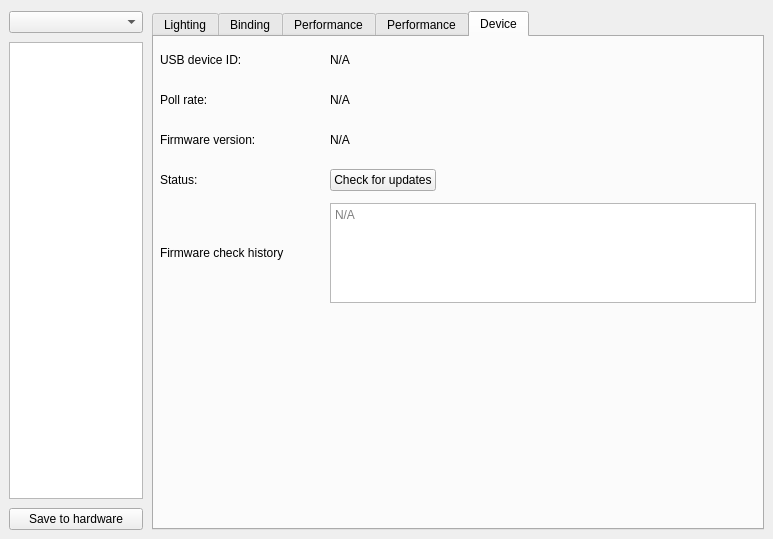
<?xml version="1.0" encoding="UTF-8"?>
<ui version="4.0">
 <class>KbWidget</class>
 <widget class="QWidget" name="KbWidget">
  <property name="geometry">
   <rect>
    <x>0</x>
    <y>0</y>
    <width>773</width>
    <height>539</height>
   </rect>
  </property>
  <property name="windowTitle">
   <string>Form</string>
  </property>
  <layout class="QGridLayout" name="gridLayout">
   <property name="leftMargin">
    <number>9</number>
   </property>
   <property name="rightMargin">
    <number>9</number>
   </property>
   <property name="bottomMargin">
    <number>9</number>
   </property>
   <property name="spacing">
    <number>9</number>
   </property>
   <item row="0" column="0">
    <widget class="QComboBox" name="profileBox">
     <property name="sizePolicy">
      <sizepolicy hsizetype="Preferred" vsizetype="Fixed">
       <horstretch>18</horstretch>
       <verstretch>0</verstretch>
      </sizepolicy>
     </property>
     <property name="iconSize">
      <size>
       <width>24</width>
       <height>24</height>
      </size>
     </property>
    </widget>
   </item>
   <item row="0" column="1" rowspan="3">
    <widget class="QTabWidget" name="tabWidget">
     <property name="sizePolicy">
      <sizepolicy hsizetype="Expanding" vsizetype="Expanding">
       <horstretch>82</horstretch>
       <verstretch>0</verstretch>
      </sizepolicy>
     </property>
     <property name="currentIndex">
      <number>4</number>
     </property>
     <widget class="QWidget" name="lightTab">
      <attribute name="title">
       <string>Lighting</string>
      </attribute>
      <layout class="QGridLayout" name="gridLayout_2" rowstretch="0,0">
       <property name="leftMargin">
        <number>6</number>
       </property>
       <property name="topMargin">
        <number>6</number>
       </property>
       <property name="rightMargin">
        <number>6</number>
       </property>
       <property name="bottomMargin">
        <number>6</number>
       </property>
       <property name="horizontalSpacing">
        <number>0</number>
       </property>
       <property name="verticalSpacing">
        <number>6</number>
       </property>
       <item row="0" column="0">
        <widget class="KbLightWidget" name="lightWidget" native="true">
         <property name="sizePolicy">
          <sizepolicy hsizetype="Preferred" vsizetype="Expanding">
           <horstretch>0</horstretch>
           <verstretch>0</verstretch>
          </sizepolicy>
         </property>
        </widget>
       </item>
       <item row="1" column="0">
        <widget class="QLabel" name="label_3">
         <property name="sizePolicy">
          <sizepolicy hsizetype="Preferred" vsizetype="Minimum">
           <horstretch>0</horstretch>
           <verstretch>0</verstretch>
          </sizepolicy>
         </property>
         <property name="text">
          <string>Tip: Drag+drop items to reorder. Right-click for menu.</string>
         </property>
        </widget>
       </item>
      </layout>
     </widget>
     <widget class="QWidget" name="bindTab">
      <attribute name="title">
       <string>Binding</string>
      </attribute>
      <layout class="QGridLayout" name="gridLayout_5">
       <property name="leftMargin">
        <number>6</number>
       </property>
       <property name="topMargin">
        <number>6</number>
       </property>
       <property name="rightMargin">
        <number>6</number>
       </property>
       <property name="bottomMargin">
        <number>6</number>
       </property>
       <property name="spacing">
        <number>0</number>
       </property>
       <item row="0" column="0">
        <widget class="KbBindWidget" name="bindWidget" native="true">
         <property name="sizePolicy">
          <sizepolicy hsizetype="Preferred" vsizetype="Expanding">
           <horstretch>0</horstretch>
           <verstretch>0</verstretch>
          </sizepolicy>
         </property>
        </widget>
       </item>
      </layout>
     </widget>
     <widget class="QWidget" name="kPerfTab">
      <attribute name="title">
       <string>Performance</string>
      </attribute>
      <layout class="QGridLayout" name="gridLayout_4">
       <property name="leftMargin">
        <number>6</number>
       </property>
       <property name="topMargin">
        <number>6</number>
       </property>
       <property name="rightMargin">
        <number>6</number>
       </property>
       <property name="bottomMargin">
        <number>6</number>
       </property>
       <item row="0" column="0">
        <widget class="KPerfWidget" name="kPerfWidget" native="true"/>
       </item>
      </layout>
     </widget>
     <widget class="QWidget" name="mPerfTab">
      <attribute name="title">
       <string>Performance</string>
      </attribute>
      <layout class="QGridLayout" name="gridLayout_7">
       <property name="leftMargin">
        <number>6</number>
       </property>
       <property name="topMargin">
        <number>6</number>
       </property>
       <property name="rightMargin">
        <number>6</number>
       </property>
       <property name="bottomMargin">
        <number>6</number>
       </property>
       <item row="0" column="0">
        <widget class="MPerfWidget" name="mPerfWidget" native="true"/>
       </item>
      </layout>
     </widget>
     <widget class="QWidget" name="devTab">
      <attribute name="title">
       <string>Device</string>
      </attribute>
      <layout class="QGridLayout" name="gridLayout_3">
       <property name="leftMargin">
        <number>6</number>
       </property>
       <property name="topMargin">
        <number>6</number>
       </property>
       <property name="rightMargin">
        <number>6</number>
       </property>
       <property name="bottomMargin">
        <number>6</number>
       </property>
       <item row="1" column="2">
        <widget class="QLabel" name="pollLabel">
         <property name="text">
          <string>N/A</string>
         </property>
        </widget>
       </item>
       <item row="5" column="0">
        <widget class="QLabel" name="label">
         <property name="minimumSize">
          <size>
           <width>0</width>
           <height>34</height>
          </size>
         </property>
         <property name="text">
          <string>Firmware check history</string>
         </property>
        </widget>
       </item>
       <item row="2" column="2">
        <widget class="QLabel" name="fwLabel">
         <property name="cursor">
          <cursorShape>IBeamCursor</cursorShape>
         </property>
         <property name="text">
          <string>N/A</string>
         </property>
         <property name="textInteractionFlags">
          <set>Qt::LinksAccessibleByMouse|Qt::TextSelectableByMouse</set>
         </property>
        </widget>
       </item>
       <item row="0" column="0">
        <widget class="QLabel" name="label_4">
         <property name="minimumSize">
          <size>
           <width>0</width>
           <height>34</height>
          </size>
         </property>
         <property name="text">
          <string>USB device ID:</string>
         </property>
        </widget>
       </item>
       <item row="2" column="1">
        <spacer name="horizontalSpacer_2">
         <property name="orientation">
          <enum>Qt::Horizontal</enum>
         </property>
         <property name="sizeType">
          <enum>QSizePolicy::Fixed</enum>
         </property>
         <property name="sizeHint" stdset="0">
          <size>
           <width>40</width>
           <height>1</height>
          </size>
         </property>
        </spacer>
       </item>
       <item row="1" column="0">
        <widget class="QLabel" name="pollLabel2">
         <property name="minimumSize">
          <size>
           <width>0</width>
           <height>34</height>
          </size>
         </property>
         <property name="text">
          <string>Poll rate:</string>
         </property>
        </widget>
       </item>
       <item row="4" column="2">
        <layout class="QHBoxLayout" name="fwUpdLayout">
         <item>
          <widget class="QPushButton" name="fwUpdButton">
           <property name="text">
            <string>Check for updates</string>
           </property>
          </widget>
         </item>
         <item>
          <spacer name="horizontalSpacer_3">
           <property name="orientation">
            <enum>Qt::Horizontal</enum>
           </property>
           <property name="sizeHint" stdset="0">
            <size>
             <width>40</width>
             <height>20</height>
            </size>
           </property>
          </spacer>
         </item>
        </layout>
       </item>
       <item row="5" column="2">
        <widget class="QTextEdit" name="firmwareSpecial">
         <property name="enabled">
          <bool>true</bool>
         </property>
         <property name="maximumSize">
          <size>
           <width>16777215</width>
           <height>100</height>
          </size>
         </property>
         <property name="readOnly">
          <bool>true</bool>
         </property>
         <property name="html">
          <string>&lt;!DOCTYPE HTML PUBLIC &quot;-//W3C//DTD HTML 4.0//EN&quot; &quot;http://www.w3.org/TR/REC-html40/strict.dtd&quot;&gt;
&lt;html&gt;&lt;head&gt;&lt;meta name=&quot;qrichtext&quot; content=&quot;1&quot; /&gt;&lt;style type=&quot;text/css&quot;&gt;
p, li { white-space: pre-wrap; }
&lt;/style&gt;&lt;/head&gt;&lt;body style=&quot; font-family:'Sans Serif'; font-size:9pt; font-weight:400; font-style:normal;&quot;&gt;
&lt;p style=&quot;-qt-paragraph-type:empty; margin-top:0px; margin-bottom:0px; margin-left:0px; margin-right:0px; -qt-block-indent:0; text-indent:0px;&quot;&gt;&lt;br /&gt;&lt;/p&gt;&lt;/body&gt;&lt;/html&gt;</string>
         </property>
         <property name="placeholderText">
          <string>N/A</string>
         </property>
        </widget>
       </item>
       <item row="7" column="2">
        <spacer name="verticalSpacer">
         <property name="orientation">
          <enum>Qt::Vertical</enum>
         </property>
         <property name="sizeHint" stdset="0">
          <size>
           <width>20</width>
           <height>40</height>
          </size>
         </property>
        </spacer>
       </item>
       <item row="4" column="0">
        <widget class="QLabel" name="fwUpdLabel">
         <property name="minimumSize">
          <size>
           <width>0</width>
           <height>34</height>
          </size>
         </property>
         <property name="text">
          <string>Status:</string>
         </property>
        </widget>
       </item>
       <item row="0" column="2">
        <widget class="QLabel" name="serialLabel">
         <property name="cursor">
          <cursorShape>IBeamCursor</cursorShape>
         </property>
         <property name="text">
          <string>N/A</string>
         </property>
         <property name="textInteractionFlags">
          <set>Qt::LinksAccessibleByMouse|Qt::TextSelectableByMouse</set>
         </property>
        </widget>
       </item>
       <item row="2" column="0">
        <widget class="QLabel" name="label_9">
         <property name="minimumSize">
          <size>
           <width>0</width>
           <height>34</height>
          </size>
         </property>
         <property name="text">
          <string>Firmware version:</string>
         </property>
        </widget>
       </item>
      </layout>
     </widget>
    </widget>
   </item>
   <item row="1" column="0">
    <widget class="RListWidget" name="modesList">
     <property name="sizePolicy">
      <sizepolicy hsizetype="Expanding" vsizetype="Expanding">
       <horstretch>18</horstretch>
       <verstretch>0</verstretch>
      </sizepolicy>
     </property>
     <property name="contextMenuPolicy">
      <enum>Qt::CustomContextMenu</enum>
     </property>
     <property name="frameShadow">
      <enum>QFrame::Plain</enum>
     </property>
     <property name="dragDropMode">
      <enum>QAbstractItemView::InternalMove</enum>
     </property>
     <property name="iconSize">
      <size>
       <width>24</width>
       <height>24</height>
      </size>
     </property>
     <property name="movement">
      <enum>QListView::Snap</enum>
     </property>
    </widget>
   </item>
   <item row="2" column="0">
    <widget class="QPushButton" name="hwSaveButton">
     <property name="sizePolicy">
      <sizepolicy hsizetype="Minimum" vsizetype="Fixed">
       <horstretch>18</horstretch>
       <verstretch>0</verstretch>
      </sizepolicy>
     </property>
     <property name="text">
      <string>Save to hardware</string>
     </property>
    </widget>
   </item>
  </layout>
 </widget>
 <customwidgets>
  <customwidget>
   <class>RListWidget</class>
   <extends>QListWidget</extends>
   <header>rlistwidget.h</header>
  </customwidget>
  <customwidget>
   <class>KbLightWidget</class>
   <extends>QWidget</extends>
   <header location="global">kblightwidget.h</header>
   <container>1</container>
  </customwidget>
  <customwidget>
   <class>KbBindWidget</class>
   <extends>QWidget</extends>
   <header>kbbindwidget.h</header>
   <container>1</container>
  </customwidget>
  <customwidget>
   <class>MPerfWidget</class>
   <extends>QWidget</extends>
   <header>mperfwidget.h</header>
   <container>1</container>
  </customwidget>
  <customwidget>
   <class>KPerfWidget</class>
   <extends>QWidget</extends>
   <header>kperfwidget.h</header>
   <container>1</container>
  </customwidget>
 </customwidgets>
 <resources/>
 <connections/>
</ui>
